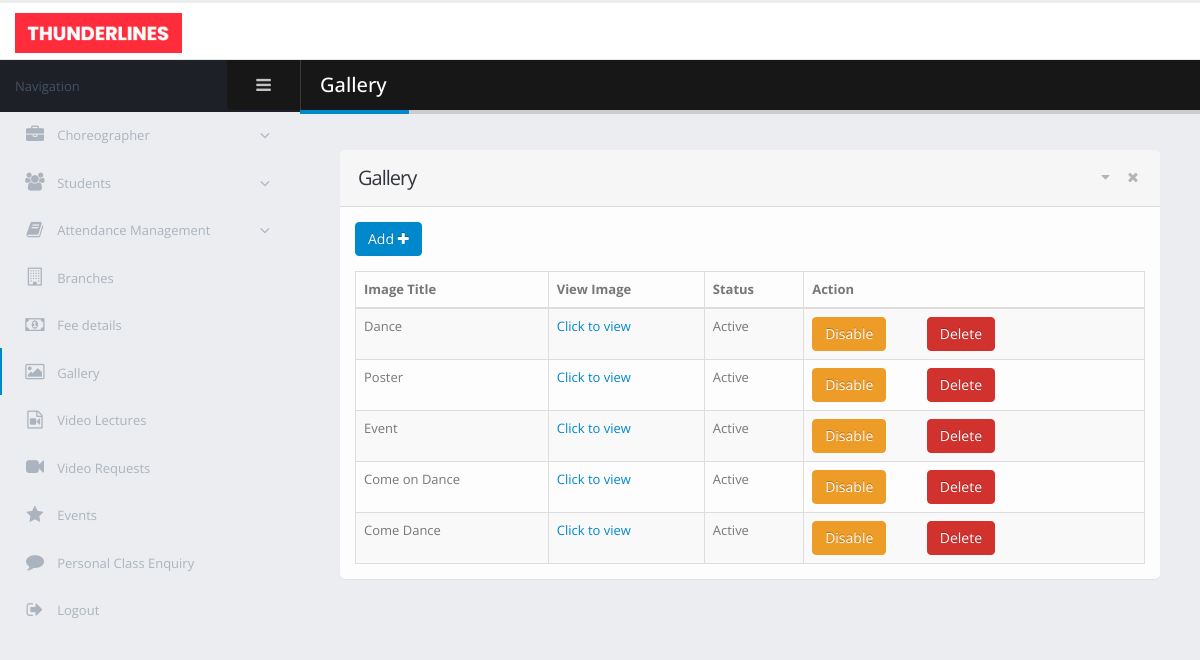
Page /admin/gallery.php on the committed database.
### tables this page shows
CREATE TABLE `gallery` (
  `image_id` int(11) NOT NULL,
  `image_title` varchar(50) NOT NULL,
  `image_loc` text NOT NULL,
  `image_status` int(11) NOT NULL DEFAULT 1
);

### admin/gallery.php (the view, shortened to what this page needs)
<!doctype html>
<html class="fixed">
	<head>
		<link rel="stylesheet" href="assets/vendor/bootstrap/css/bootstrap.css" />
		<link rel="stylesheet" href="assets/vendor/font-awesome/css/font-awesome.css" />
		<link rel="stylesheet" href="assets/vendor/magnific-popup/magnific-popup.css" />
		<link rel="stylesheet" href="assets/vendor/bootstrap-datepicker/css/bootstrap-datepicker3.css" />
		<link rel="stylesheet" href="assets/vendor/jquery-ui/jquery-ui.css" />
		<link rel="stylesheet" href="assets/vendor/jquery-ui/jquery-ui.theme.css" />
		<link rel="stylesheet" href="assets/vendor/bootstrap-multiselect/bootstrap-multiselect.css" />
		<link rel="stylesheet" href="assets/vendor/morris.js/morris.css" />
		<link rel="stylesheet" href="assets/stylesheets/theme.css" />
		<link rel="stylesheet" href="assets/stylesheets/skins/default.css" />
		<link rel="stylesheet" href="assets/stylesheets/theme-custom.css">
	</head>
	<body>
		<section class="body">
			<header class="header">
				<div class="logo-container">
					<a href="homepage.php" class="logo">
						<img src="assets/images/new_logo.png" alt="Porto Admin" height="40"/>
					</a>
				</div>
			</header>
			<div class="inner-wrapper">
				<aside id="sidebar-left" class="sidebar-left">
				    <div class="sidebar-header">
				        <div class="sidebar-title">
				            Navigation
				        </div>
				        <div class="sidebar-toggle hidden-xs" data-toggle-class="sidebar-left-collapsed" data-target="html" data-fire-event="sidebar-left-toggle">
				            <i class="fa fa-bars" aria-label="Toggle sidebar"></i>
				        </div>
				    </div>
				    <div class="nano">
				        <div class="nano-content">
				            <nav id="menu" class="nav-main" role="navigation">
				                <ul class="nav nav-main ">
				                    <li class="nav-parent ">
				                        <a href="#">
				                            <i class="fa fa-briefcase" aria-hidden="true"></i>
				                            <span>Choreographer</span>
				                        </a>
				                    </li>
				                    <li class="nav-parent">
				                        <a href="#">
				                            <i class="fa fa-users" aria-hidden="true"></i>
				                            <span>Students</span>
				                        </a>
				                    </li>
				                    <li class="nav-parent">
				                        <a href="#">
				                            <i class="fa fa-book" aria-hidden="true"></i>
				                            <span>Attendance Management</span>
				                        </a>
				                    </li>
				                    <li>
				                        <a href="branches.php">
				                            <i class="fa fa-building-o" aria-hidden="true"></i>
				                            <span>Branches</span>
				                        </a>
				                    </li>
                                    <li>
                                        <a href="fees_details.php">
                                            <i class="fa fa-money" aria-hidden="true"></i>
                                            <span>Fee details</span>
                                        </a>
                                    </li>
                                    <li class="nav nav-active">
                                        <a href="gallery.php">
                                            <i class="fa fa-image" aria-hidden="true"></i>
                                            <span>Gallery</span>
                                        </a>
                                    </li>
                                    <li>
                                        <a href="video_lectures.php">
                                            <i class="fa fa-file-video-o" aria-hidden="true"></i>
                                            <span>Video Lectures</span>
                                        </a>
                                    </li>
                                    <li>
                                        <a href="video_requests.php">
                                            <i class="fa fa-video-camera" aria-hidden="true"></i>
                                            <span>Video Requests</span>
                                        </a>
                                    </li>
                                    <li>
                                        <a href="event_details.php">
                                            <i class="fa fa-star" aria-hidden="true"></i>
                                            <span>Events</span>
                                        </a>
                                    </li>
                                    <li>
                                        <a href="personal_class_requests.php">
                                            <i class="fa fa-comment" aria-hidden="true"></i>
                                            <span>Personal Class Enquiry</span>
                                        </a>
                                    </li>
				                    <li>
				                        <a href="../login.html">
				                            <i class="fa fa-sign-out" aria-hidden="true"></i>
				                            <span>Logout</span>
				                        </a>
				                    </li>
				                </ul>
				            </nav>
				        </div>
				    </div>
				</aside>
                <section role="main" class="content-body">
                    <header class="page-header">
                        <h2>Gallery</h2>
                    </header>
                    <section class="panel">
                        <header class="panel-heading">
                            <div class="panel-actions">
                                <a href="#" class="panel-action panel-action-toggle" data-panel-toggle></a>
                                <a href="#" class="panel-action panel-action-dismiss" data-panel-dismiss></a>
                            </div>
                            <h2 class="panel-title">Gallery</h2>
                        </header>
                        <div class="panel-body">
                            <div class="row">
                                <div class="col-sm-6">
                                    <div class="mb-md">
                                        <a href="gallery_add.php">
                                            <button id="addgallerybtn" class="btn btn-primary">Add <i class="fa fa-plus"></i> </button>
                                        </a>
                                    </div>
                                </div>
                            </div>
                            <table class="table table-bordered table-striped mb-none" id="tester_table">
                                <thead>
                                <tr>
                                    <th>Image Title</th>
				                    <th>View Image</th>
				                    <th>Status</th>
				                    <th colspan="2">Action</th>
                                </tr>
                                </thead>
                                <tbody>
                                <?php
                                include_once '../Database_Connect.php';
                                $gallery_sel = "select * from gallery";
                                $res = $conn->query($gallery_sel);
                                while ($row = $res->fetch_array())
                                {
                                    echo "<tr>";
                                    echo "<td>$row[1]</td>";
                                    echo  "<td><a href='http://localhost/dance-academy/admin/$row[2]' target='_blank'>Click to view</a></td>";
                                    if ($row[3]==0)
                                    {
                                        echo "<td>InActive</td>";
                                    }
                                    else if($row[3]==1)
                                    {
                                        echo "<td>Active</td>";
                                    }
                                    echo "<td>";
                                    if ($row[3]==1)
                                    {
                                        echo "<a href='manage_gallery.php?gid=$row[0]&action=disable'><button class='btn btn-warning'>Disable</button></a>";
                                    }
                                    echo "<a href='manage_gallery.php?gid=$row[0]&action=delete'><button class='btn btn-danger'>Delete</button></a>";
                                    echo "</td>";
                                }
                                ?>
                                </tbody>
                            </table>
                        </div>
                    </section>
                </section>
			</div>
		</section>
	</body>
</html>

### admin/assets/stylesheets/skins/default.css (style rules this page uses)
a, .btn-link { color: #0088cc; }
body .btn-primary { color: #ffffff; text-shadow: 0 -1px 0 rgba(0, 0, 0, 0.25); background-color: #0088cc; border-color: #0088cc; }
body .btn-warning { color: #ffffff; text-shadow: 0 -1px 0 rgba(0, 0, 0, 0.25); background-color: #ed9c28; border-color: #ed9c28; }
body .btn-danger { color: #ffffff; text-shadow: 0 -1px 0 rgba(0, 0, 0, 0.25); background-color: #d2322d; border-color: #d2322d; }
.page-header h2 { border-bottom-color: #0088cc; }
ul.nav-main > li.nav-active > a { box-shadow: 2px 0 0 #0088cc inset; }

### rows in the picture
gallery: image_title "Dance", image_status "Active"
gallery: image_title "Poster", image_status "Active"
gallery: image_title "Event", image_status "Active"
gallery: image_title "Come on Dance", image_status "Active"
gallery: image_title "Come Dance", image_status "Active"
